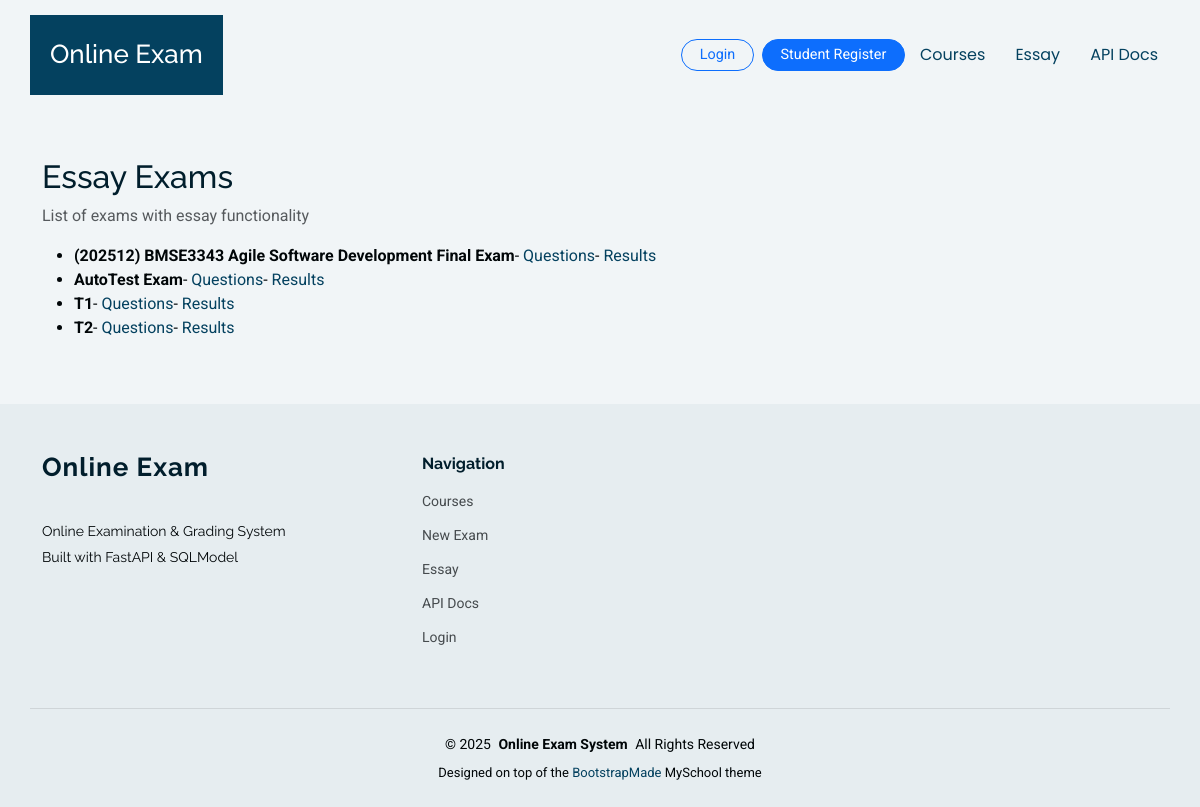
The app's page /essay with its own data.
### online_exam_fastapi/app/models.py (models this page shows)
class Exam(SQLModel, table=True):
    id: Optional[int] = Field(default=None, primary_key=True)
    title: str
    subject: str
    duration_minutes: int
    start_time: Optional[datetime] = None
    end_time: Optional[datetime] = None
    course_id: Optional[int] = Field(default=None, foreign_key="course.id")
    instructions: Optional[str] = None
    status: str = Field(default="draft")
    created_at: datetime = Field(default_factory=datetime.utcnow)
    updated_at: datetime = Field(default_factory=datetime.utcnow)

### online_exam_fastapi/app/routers/essay_ui.py (the view)
@router.get("/essay")
def essay_index(
    request: Request,
    session: Session = Depends(get_session),
    current_user: User | None = Depends(get_current_user),
):
    exams = session.exec(select(Exam)).all()
    exams_meta = []
    for ex in exams:
        has_q = (
            session.exec(select(ExamQuestion).where(ExamQuestion.exam_id == ex.id)).first()
            is not None
        )
        exams_meta.append({"exam": ex, "has_questions": has_q})
    return templates.TemplateResponse(
        "essay/index.html",
        {"request": request, "exams_meta": exams_meta, "current_user": current_user},
    )

### online_exam_fastapi/app/templates/essay/index.html (shortened to what this page needs)
{% extends "base.html" %}
{% block content %}
<div class="container py-5">
  <h2>Essay Exams</h2>
  <p class="text-muted">List of exams with essay functionality</p>
  <ul>
    {% for item in exams_meta %}
      {% set exam = item.exam %}
      {% set has_questions = item.has_questions %}
      <li>
        <strong>{{ exam.title }}</strong>
        {%- if not current_user or current_user.role != 'student' -%}
          - <a href="/essay/{{ exam.id }}/questions">Questions</a>
        {%- endif -%}
        {%- if current_user and current_user.role in ['lecturer','admin'] -%}
          - <a href="/essay/{{ exam.id }}/attempts">Grade Result</a>
        {%- else -%}
          {%- if has_questions -%}
            - <a href="/essay/{{ exam.id }}/attempts">Results</a>
          {%- endif -%}
        {%- endif -%}
      </li>
    {% else %}
      <li>No exams found</li>
    {% endfor %}
  </ul>
</div>
{% endblock %}

### records on screen
Exam: title "(202512) BMSE3343 Agile Software Development Final Exam"
Exam: title "AutoTest Exam"
Exam: title "T1"
Exam: title "T2"
